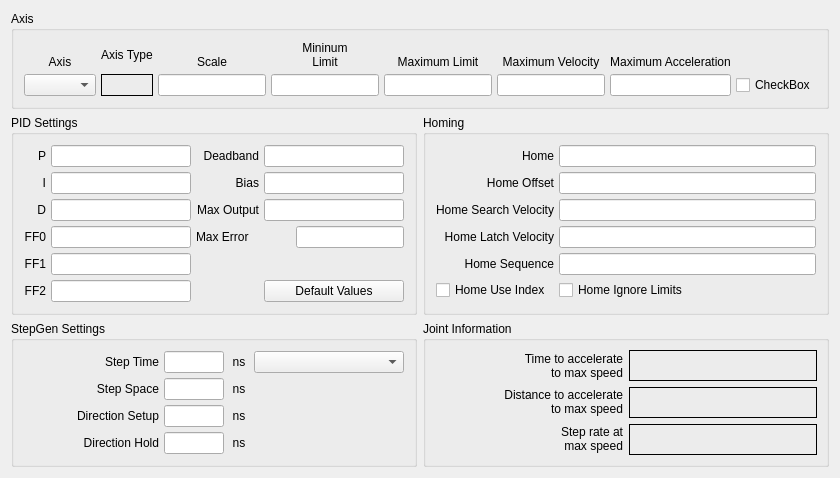
          <widget class="QWidget" name="joint2tab">
           <attribute name="title">
            <string>Joint 2</string>
           </attribute>
           <layout class="QGridLayout" name="gridLayout_15">
            <item row="0" column="0" colspan="2">
             <widget class="QGroupBox" name="jointAxisGroup_2">
              <property name="title">
               <string>Axis</string>
              </property>
              <layout class="QGridLayout" name="gridLayout_12">
               <property name="leftMargin">
                <number>10</number>
               </property>
               <property name="topMargin">
                <number>10</number>
               </property>
               <property name="rightMargin">
                <number>10</number>
               </property>
               <property name="bottomMargin">
                <number>10</number>
               </property>
               <property name="spacing">
                <number>5</number>
               </property>
               <item row="1" column="0">
                <widget class="QComboBox" name="axisCB_2"/>
               </item>
               <item row="0" column="3">
                <widget class="QLabel" name="label_64">
                 <property name="text">
                  <string>&lt;html&gt;&lt;head/&gt;&lt;body&gt;&lt;p&gt;Mininum&lt;br/&gt;Limit&lt;/p&gt;&lt;/body&gt;&lt;/html&gt;</string>
                 </property>
                 <property name="alignment">
                  <set>Qt::AlignBottom|Qt::AlignHCenter</set>
                 </property>
                 <property name="wordWrap">
                  <bool>true</bool>
                 </property>
                </widget>
               </item>
               <item row="0" column="0">
                <widget class="QLabel" name="label_53">
                 <property name="text">
                  <string>Axis</string>
                 </property>
                 <property name="alignment">
                  <set>Qt::AlignBottom|Qt::AlignHCenter</set>
                 </property>
                </widget>
               </item>
               <item row="1" column="3">
                <widget class="QLineEdit" name="minLimit_2">
                 <property name="alignment">
                  <set>Qt::AlignRight|Qt::AlignTrailing|Qt::AlignVCenter</set>
                 </property>
                </widget>
               </item>
               <item row="1" column="4">
                <widget class="QLineEdit" name="maxLimit_2">
                 <property name="alignment">
                  <set>Qt::AlignRight|Qt::AlignTrailing|Qt::AlignVCenter</set>
                 </property>
                </widget>
               </item>
               <item row="0" column="4">
                <widget class="QLabel" name="label_69">
                 <property name="text">
                  <string>Maximum Limit</string>
                 </property>
                 <property name="textFormat">
                  <enum>Qt::AutoText</enum>
                 </property>
                 <property name="alignment">
                  <set>Qt::AlignBottom|Qt::AlignHCenter</set>
                 </property>
                 <property name="wordWrap">
                  <bool>true</bool>
                 </property>
                </widget>
               </item>
               <item row="0" column="5">
                <widget class="QLabel" name="label_76">
                 <property name="text">
                  <string>Maximum Velocity</string>
                 </property>
                 <property name="alignment">
                  <set>Qt::AlignBottom|Qt::AlignHCenter</set>
                 </property>
                 <property name="wordWrap">
                  <bool>true</bool>
                 </property>
                </widget>
               </item>
               <item row="1" column="5">
                <widget class="QLineEdit" name="maxVelocity_2">
                 <property name="alignment">
                  <set>Qt::AlignRight|Qt::AlignTrailing|Qt::AlignVCenter</set>
                 </property>
                </widget>
               </item>
               <item row="0" column="2">
                <widget class="QLabel" name="label_55">
                 <property name="text">
                  <string>Scale</string>
                 </property>
                 <property name="alignment">
                  <set>Qt::AlignBottom|Qt::AlignHCenter</set>
                 </property>
                </widget>
               </item>
               <item row="0" column="6">
                <widget class="QLabel" name="label_77">
                 <property name="text">
                  <string>Maximum Acceleration</string>
                 </property>
                 <property name="alignment">
                  <set>Qt::AlignBottom|Qt::AlignHCenter</set>
                 </property>
                 <property name="wordWrap">
                  <bool>true</bool>
                 </property>
                </widget>
               </item>
               <item row="1" column="6">
                <widget class="QLineEdit" name="maxAccel_2">
                 <property name="alignment">
                  <set>Qt::AlignRight|Qt::AlignTrailing|Qt::AlignVCenter</set>
                 </property>
                </widget>
               </item>
               <item row="0" column="1">
                <widget class="QLabel" name="label_6">
                 <property name="text">
                  <string>Axis Type</string>
                 </property>
                </widget>
               </item>
               <item row="1" column="1">
                <widget class="QLabel" name="axisType_2">
                 <property name="frameShape">
                  <enum>QFrame::Box</enum>
                 </property>
                 <property name="text">
                  <string/>
                 </property>
                </widget>
               </item>
               <item row="1" column="2">
                <widget class="QLineEdit" name="scale_2"/>
               </item>
               <item row="1" column="7">
                <widget class="QCheckBox" name="reverse_2">
                 <property name="text">
                  <string>CheckBox</string>
                 </property>
                </widget>
               </item>
              </layout>
             </widget>
            </item>
            <item row="1" column="0">
             <widget class="QGroupBox" name="groupBox_11">
              <property name="title">
               <string>PID Settings</string>
              </property>
              <layout class="QGridLayout" name="gridLayout_13">
               <property name="leftMargin">
                <number>10</number>
               </property>
               <property name="topMargin">
                <number>10</number>
               </property>
               <property name="rightMargin">
                <number>10</number>
               </property>
               <property name="bottomMargin">
                <number>10</number>
               </property>
               <property name="spacing">
                <number>5</number>
               </property>
               <item row="0" column="0">
                <widget class="QLabel" name="label_234">
                 <property name="text">
                  <string>P</string>
                 </property>
                 <property name="alignment">
                  <set>Qt::AlignRight|Qt::AlignTrailing|Qt::AlignVCenter</set>
                 </property>
                </widget>
               </item>
               <item row="0" column="1">
                <widget class="QLineEdit" name="p_2">
                 <property name="text">
                  <string/>
                 </property>
                 <property name="alignment">
                  <set>Qt::AlignRight|Qt::AlignTrailing|Qt::AlignVCenter</set>
                 </property>
                </widget>
               </item>
               <item row="0" column="2">
                <widget class="QLabel" name="label_235">
                 <property name="text">
                  <string>Deadband</string>
                 </property>
                 <property name="alignment">
                  <set>Qt::AlignRight|Qt::AlignTrailing|Qt::AlignVCenter</set>
                 </property>
                </widget>
               </item>
               <item row="0" column="3">
                <widget class="QLineEdit" name="deadband_2">
                 <property name="text">
                  <string/>
                 </property>
                 <property name="alignment">
                  <set>Qt::AlignRight|Qt::AlignTrailing|Qt::AlignVCenter</set>
                 </property>
                </widget>
               </item>
               <item row="1" column="0">
                <widget class="QLabel" name="label_236">
                 <property name="text">
                  <string>I</string>
                 </property>
                 <property name="alignment">
                  <set>Qt::AlignRight|Qt::AlignTrailing|Qt::AlignVCenter</set>
                 </property>
                </widget>
               </item>
               <item row="1" column="1">
                <widget class="QLineEdit" name="i_2">
                 <property name="text">
                  <string/>
                 </property>
                 <property name="alignment">
                  <set>Qt::AlignRight|Qt::AlignTrailing|Qt::AlignVCenter</set>
                 </property>
                </widget>
               </item>
               <item row="1" column="2">
                <widget class="QLabel" name="label_237">
                 <property name="text">
                  <string>Bias</string>
                 </property>
                 <property name="alignment">
                  <set>Qt::AlignRight|Qt::AlignTrailing|Qt::AlignVCenter</set>
                 </property>
                </widget>
               </item>
               <item row="1" column="3">
                <widget class="QLineEdit" name="bias_2">
                 <property name="text">
                  <string/>
                 </property>
                 <property name="alignment">
                  <set>Qt::AlignRight|Qt::AlignTrailing|Qt::AlignVCenter</set>
                 </property>
                </widget>
               </item>
               <item row="2" column="0">
                <widget class="QLabel" name="label_238">
                 <property name="text">
                  <string>D</string>
                 </property>
                 <property name="alignment">
                  <set>Qt::AlignRight|Qt::AlignTrailing|Qt::AlignVCenter</set>
                 </property>
                </widget>
               </item>
               <item row="2" column="1">
                <widget class="QLineEdit" name="d_2">
                 <property name="text">
                  <string/>
                 </property>
                 <property name="alignment">
                  <set>Qt::AlignRight|Qt::AlignTrailing|Qt::AlignVCenter</set>
                 </property>
                </widget>
               </item>
               <item row="2" column="2">
                <widget class="QLabel" name="label_239">
                 <property name="text">
                  <string>Max Output</string>
                 </property>
                 <property name="alignment">
                  <set>Qt::AlignRight|Qt::AlignTrailing|Qt::AlignVCenter</set>
                 </property>
                </widget>
               </item>
               <item row="2" column="3">
                <widget class="QLineEdit" name="maxOutput_2">
                 <property name="text">
                  <string/>
                 </property>
                 <property name="alignment">
                  <set>Qt::AlignRight|Qt::AlignTrailing|Qt::AlignVCenter</set>
                 </property>
                </widget>
               </item>
               <item row="3" column="0">
                <widget class="QLabel" name="label_240">
                 <property name="text">
                  <string>FF0</string>
                 </property>
                 <property name="alignment">
                  <set>Qt::AlignRight|Qt::AlignTrailing|Qt::AlignVCenter</set>
                 </property>
                </widget>
               </item>
               <item row="3" column="1">
                <widget class="QLineEdit" name="ff0_2">
                 <property name="text">
                  <string/>
                 </property>
                 <property name="alignment">
                  <set>Qt::AlignRight|Qt::AlignTrailing|Qt::AlignVCenter</set>
                 </property>
                </widget>
               </item>
               <item row="4" column="0">
                <widget class="QLabel" name="label_242">
                 <property name="text">
                  <string>FF1</string>
                 </property>
                 <property name="alignment">
                  <set>Qt::AlignRight|Qt::AlignTrailing|Qt::AlignVCenter</set>
                 </property>
                </widget>
               </item>
               <item row="4" column="1">
                <widget class="QLineEdit" name="ff1_2">
                 <property name="text">
                  <string/>
                 </property>
                 <property name="alignment">
                  <set>Qt::AlignRight|Qt::AlignTrailing|Qt::AlignVCenter</set>
                 </property>
                </widget>
               </item>
               <item row="5" column="0">
                <widget class="QLabel" name="label_243">
                 <property name="text">
                  <string>FF2</string>
                 </property>
                 <property name="alignment">
                  <set>Qt::AlignRight|Qt::AlignTrailing|Qt::AlignVCenter</set>
                 </property>
                </widget>
               </item>
               <item row="5" column="1">
                <widget class="QLineEdit" name="ff2_2">
                 <property name="text">
                  <string/>
                 </property>
                 <property name="alignment">
                  <set>Qt::AlignRight|Qt::AlignTrailing|Qt::AlignVCenter</set>
                 </property>
                </widget>
               </item>
               <item row="5" column="3">
                <widget class="QPushButton" name="pidDefault_2">
                 <property name="text">
                  <string>Default Values</string>
                 </property>
                </widget>
               </item>
               <item row="3" column="2">
                <widget class="QLabel" name="label_186">
                 <property name="text">
                  <string>Max Error</string>
                 </property>
                </widget>
               </item>
               <item row="3" column="3" alignment="Qt::AlignRight">
                <widget class="QLineEdit" name="maxError_2"/>
               </item>
              </layout>
             </widget>
            </item>
            <item row="1" column="1">
             <widget class="QGroupBox" name="groupBox_9">
              <property name="title">
               <string>Homing</string>
              </property>
              <layout class="QGridLayout" name="gridLayout_11">
               <property name="leftMargin">
                <number>10</number>
               </property>
               <property name="topMargin">
                <number>10</number>
               </property>
               <property name="rightMargin">
                <number>10</number>
               </property>
               <property name="bottomMargin">
                <number>10</number>
               </property>
               <property name="spacing">
                <number>5</number>
               </property>
               <item row="0" column="0">
                <widget class="QLabel" name="label_90">
                 <property name="text">
                  <string>Home</string>
                 </property>
                 <property name="alignment">
                  <set>Qt::AlignRight|Qt::AlignTrailing|Qt::AlignVCenter</set>
                 </property>
                </widget>
               </item>
               <item row="0" column="1">
                <widget class="QLineEdit" name="home_2">
                 <property name="toolTip">
                  <string>&lt;html&gt;&lt;head/&gt;&lt;body&gt;&lt;p&gt;Home is usually set to 0&lt;/p&gt;&lt;/body&gt;&lt;/html&gt;</string>
                 </property>
                 <property name="alignment">
                  <set>Qt::AlignLeading|Qt::AlignLeft|Qt::AlignVCenter</set>
                 </property>
                </widget>
               </item>
               <item row="1" column="0">
                <widget class="QLabel" name="label_91">
                 <property name="text">
                  <string>Home Offset</string>
                 </property>
                 <property name="alignment">
                  <set>Qt::AlignRight|Qt::AlignTrailing|Qt::AlignVCenter</set>
                 </property>
                </widget>
               </item>
               <item row="1" column="1">
                <widget class="QLineEdit" name="homeOffset_2">
                 <property name="toolTip">
                  <string>&lt;html&gt;&lt;head/&gt;&lt;body&gt;&lt;p&gt;Home Offset can be used to back off of the home switch&lt;/p&gt;&lt;/body&gt;&lt;/html&gt;</string>
                 </property>
                 <property name="alignment">
                  <set>Qt::AlignLeading|Qt::AlignLeft|Qt::AlignVCenter</set>
                 </property>
                </widget>
               </item>
               <item row="2" column="0">
                <widget class="QLabel" name="label_92">
                 <property name="text">
                  <string>Home Search Velocity</string>
                 </property>
                 <property name="alignment">
                  <set>Qt::AlignRight|Qt::AlignTrailing|Qt::AlignVCenter</set>
                 </property>
                </widget>
               </item>
               <item row="2" column="1">
                <widget class="QLineEdit" name="homeSearchVel_2">
                 <property name="toolTip">
                  <string>&lt;html&gt;&lt;head/&gt;&lt;body&gt;&lt;p&gt;Search Velocity is in units per second&lt;/p&gt;&lt;/body&gt;&lt;/html&gt;</string>
                 </property>
                 <property name="alignment">
                  <set>Qt::AlignLeading|Qt::AlignLeft|Qt::AlignVCenter</set>
                 </property>
                </widget>
               </item>
               <item row="3" column="0">
                <widget class="QLabel" name="label_93">
                 <property name="text">
                  <string>Home Latch Velocity</string>
                 </property>
                 <property name="alignment">
                  <set>Qt::AlignRight|Qt::AlignTrailing|Qt::AlignVCenter</set>
                 </property>
                </widget>
               </item>
               <item row="3" column="1">
                <widget class="QLineEdit" name="homeLatchVel_2">
                 <property name="toolTip">
                  <string>&lt;html&gt;&lt;head/&gt;&lt;body&gt;&lt;p&gt;Latch Velocity is in user units per second&lt;br/&gt;usually set slower than Search Velocity&lt;/p&gt;&lt;/body&gt;&lt;/html&gt;</string>
                 </property>
                 <property name="alignment">
                  <set>Qt::AlignLeading|Qt::AlignLeft|Qt::AlignVCenter</set>
                 </property>
                </widget>
               </item>
               <item row="5" column="0">
                <widget class="QCheckBox" name="homeUseIndex_2">
                 <property name="text">
                  <string>Home Use Index</string>
                 </property>
                </widget>
               </item>
               <item row="5" column="1">
                <widget class="QCheckBox" name="homeIgnoreLimits_2">
                 <property name="text">
                  <string>Home Ignore Limits</string>
                 </property>
                </widget>
               </item>
               <item row="4" column="1">
                <widget class="QLineEdit" name="homeSequence_2">
                 <property name="toolTip">
                  <string>&lt;html&gt;&lt;head/&gt;&lt;body&gt;&lt;p&gt;Home sequences start at 0 and do not skip a number.&lt;/p&gt;&lt;p&gt;Multiple joint axis use a negative number.&lt;/p&gt;&lt;p&gt;Leave blank to home the joint manually.&lt;/p&gt;&lt;/body&gt;&lt;/html&gt;</string>
                 </property>
                </widget>
               </item>
               <item row="4" column="0">
                <widget class="QLabel" name="label_139">
                 <property name="text">
                  <string>Home Sequence</string>
                 </property>
                 <property name="alignment">
                  <set>Qt::AlignRight|Qt::AlignTrailing|Qt::AlignVCenter</set>
                 </property>
                </widget>
               </item>
              </layout>
             </widget>
            </item>
            <item row="2" column="0">
             <widget class="QGroupBox" name="groupBox_12">
              <property name="title">
               <string>StepGen Settings</string>
              </property>
              <layout class="QGridLayout" name="gridLayout_14">
               <property name="leftMargin">
                <number>10</number>
               </property>
               <property name="topMargin">
                <number>10</number>
               </property>
               <property name="rightMargin">
                <number>10</number>
               </property>
               <property name="bottomMargin">
                <number>10</number>
               </property>
               <property name="spacing">
                <number>5</number>
               </property>
               <item row="0" column="0">
                <widget class="QLabel" name="label_104">
                 <property name="text">
                  <string>Step Time</string>
                 </property>
                 <property name="alignment">
                  <set>Qt::AlignRight|Qt::AlignTrailing|Qt::AlignVCenter</set>
                 </property>
                </widget>
               </item>
               <item row="1" column="2">
                <widget class="QLabel" name="label_120">
                 <property name="minimumSize">
                  <size>
                   <width>20</width>
                   <height>0</height>
                  </size>
                 </property>
                 <property name="maximumSize">
                  <size>
                   <width>20</width>
                   <height>16777215</height>
                  </size>
                 </property>
                 <property name="text">
                  <string>ns</string>
                 </property>
                 <property name="alignment">
                  <set>Qt::AlignCenter</set>
                 </property>
                </widget>
               </item>
               <item row="0" column="1">
                <widget class="QLineEdit" name="stepTime_2">
                 <property name="maximumSize">
                  <size>
                   <width>60</width>
                   <height>16777215</height>
                  </size>
                 </property>
                 <property name="inputMask">
                  <string/>
                 </property>
                 <property name="text">
                  <string/>
                 </property>
                 <property name="alignment">
                  <set>Qt::AlignRight|Qt::AlignTrailing|Qt::AlignVCenter</set>
                 </property>
                </widget>
               </item>
               <item row="0" column="2">
                <widget class="QLabel" name="label_118">
                 <property name="minimumSize">
                  <size>
                   <width>20</width>
                   <height>0</height>
                  </size>
                 </property>
                 <property name="maximumSize">
                  <size>
                   <width>20</width>
                   <height>16777215</height>
                  </size>
                 </property>
                 <property name="text">
                  <string>ns</string>
                 </property>
                 <property name="alignment">
                  <set>Qt::AlignCenter</set>
                 </property>
                </widget>
               </item>
               <item row="1" column="0">
                <widget class="QLabel" name="label_119">
                 <property name="text">
                  <string>Step Space</string>
                 </property>
                 <property name="alignment">
                  <set>Qt::AlignRight|Qt::AlignTrailing|Qt::AlignVCenter</set>
                 </property>
                </widget>
               </item>
               <item row="1" column="1">
                <widget class="QLineEdit" name="stepSpace_2">
                 <property name="maximumSize">
                  <size>
                   <width>60</width>
                   <height>16777215</height>
                  </size>
                 </property>
                 <property name="text">
                  <string/>
                 </property>
                 <property name="alignment">
                  <set>Qt::AlignRight|Qt::AlignTrailing|Qt::AlignVCenter</set>
                 </property>
                </widget>
               </item>
               <item row="2" column="0">
                <widget class="QLabel" name="label_121">
                 <property name="text">
                  <string>Direction Setup</string>
                 </property>
                 <property name="alignment">
                  <set>Qt::AlignRight|Qt::AlignTrailing|Qt::AlignVCenter</set>
                 </property>
                </widget>
               </item>
               <item row="2" column="1">
                <widget class="QLineEdit" name="dirSetup_2">
                 <property name="maximumSize">
                  <size>
                   <width>60</width>
                   <height>16777215</height>
                  </size>
                 </property>
                 <property name="text">
                  <string/>
                 </property>
                 <property name="alignment">
                  <set>Qt::AlignRight|Qt::AlignTrailing|Qt::AlignVCenter</set>
                 </property>
                </widget>
               </item>
               <item row="2" column="2">
                <widget class="QLabel" name="label_122">
                 <property name="minimumSize">
                  <size>
                   <width>20</width>
                   <height>0</height>
                  </size>
                 </property>
                 <property name="maximumSize">
                  <size>
                   <width>20</width>
                   <height>16777215</height>
                  </size>
                 </property>
                 <property name="text">
                  <string>ns</string>
                 </property>
                 <property name="alignment">
                  <set>Qt::AlignCenter</set>
                 </property>
                </widget>
               </item>
               <item row="3" column="0">
                <widget class="QLabel" name="label_123">
                 <property name="text">
                  <string>Direction Hold</string>
                 </property>
                 <property name="alignment">
                  <set>Qt::AlignRight|Qt::AlignTrailing|Qt::AlignVCenter</set>
                 </property>
                </widget>
               </item>
               <item row="3" column="1">
                <widget class="QLineEdit" name="dirHold_2">
                 <property name="maximumSize">
                  <size>
                   <width>60</width>
                   <height>16777215</height>
                  </size>
                 </property>
                 <property name="text">
                  <string/>
                 </property>
                 <property name="alignment">
                  <set>Qt::AlignRight|Qt::AlignTrailing|Qt::AlignVCenter</set>
                 </property>
                </widget>
               </item>
               <item row="3" column="2">
                <widget class="QLabel" name="label_124">
                 <property name="minimumSize">
                  <size>
                   <width>20</width>
                   <height>0</height>
                  </size>
                 </property>
                 <property name="maximumSize">
                  <size>
                   <width>20</width>
                   <height>16777215</height>
                  </size>
                 </property>
                 <property name="text">
                  <string>ns</string>
                 </property>
                 <property name="alignment">
                  <set>Qt::AlignCenter</set>
                 </property>
                </widget>
               </item>
               <item row="0" column="3">
                <widget class="QComboBox" name="driveCB_2">
                 <property name="minimumSize">
                  <size>
                   <width>150</width>
                   <height>0</height>
                  </size>
                 </property>
                </widget>
               </item>
              </layout>
             </widget>
            </item>
            <item row="2" column="1">
             <widget class="QGroupBox" name="gridGroupBox">
              <property name="title">
               <string>Joint Information</string>
              </property>
              <layout class="QGridLayout" name="gridLayout_34">
               <item row="1" column="0" alignment="Qt::AlignRight">
                <widget class="QLabel" name="label_196">
                 <property name="text">
                  <string>&lt;html&gt;&lt;head/&gt;&lt;body&gt;&lt;p align=&quot;right&quot;&gt;Distance to accelerate&lt;br/&gt;to max speed&lt;/p&gt;&lt;/body&gt;&lt;/html&gt;</string>
                 </property>
                </widget>
               </item>
               <item row="0" column="0">
                <widget class="QLabel" name="label_195">
                 <property name="text">
                  <string>Time to accelerate
to max speed</string>
                 </property>
                 <property name="alignment">
                  <set>Qt::AlignRight|Qt::AlignTrailing|Qt::AlignVCenter</set>
                 </property>
                </widget>
               </item>
               <item row="2" column="0" alignment="Qt::AlignRight">
                <widget class="QLabel" name="label_197">
                 <property name="text">
                  <string>&lt;html&gt;&lt;head/&gt;&lt;body&gt;&lt;p align=&quot;right&quot;&gt;Step rate at&lt;br/&gt;max speed&lt;/p&gt;&lt;/body&gt;&lt;/html&gt;</string>
                 </property>
                </widget>
               </item>
               <item row="0" column="1">
                <widget class="QLabel" name="timeJoint_2">
                 <property name="frameShape">
                  <enum>QFrame::Box</enum>
                 </property>
                 <property name="text">
                  <string/>
                 </property>
                </widget>
               </item>
               <item row="1" column="1">
                <widget class="QLabel" name="distanceJoint_2">
                 <property name="frameShape">
                  <enum>QFrame::Box</enum>
                 </property>
                 <property name="text">
                  <string/>
                 </property>
                </widget>
               </item>
               <item row="2" column="1">
                <widget class="QLabel" name="stepRateJoint_2">
                 <property name="frameShape">
                  <enum>QFrame::Box</enum>
                 </property>
                 <property name="text">
                  <string/>
                 </property>
                </widget>
               </item>
              </layout>
             </widget>
            </item>
           </layout>
          </widget>
